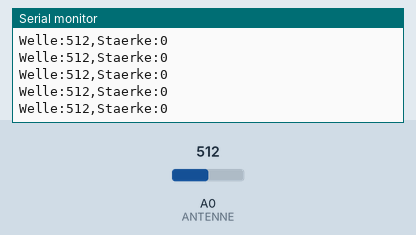
Recording of a sketch running on a simulated Arduino Uno, built with avr-gcc and run on an emulated ATmega328P. Shown: the last lines printed to the serial monitor. The test bench sets the inputs (shaded band); at power-on: A0 (ANTENNE) = 512.

Above: at 1.2 s.
1.3 s: A0 (ANTENNE) set to 988
At 2.0 s:
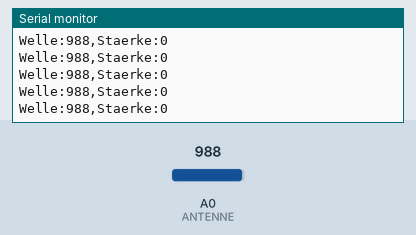
4.3 s: A0 (ANTENNE) set to 1018
At 4.9 s:
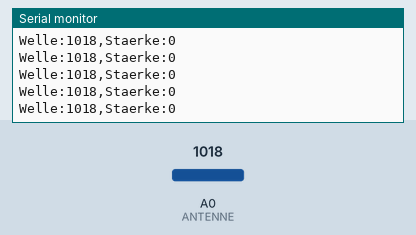
Timing chart, 0 to 6.3 s (numbered marks = the images above; inputs shaded):
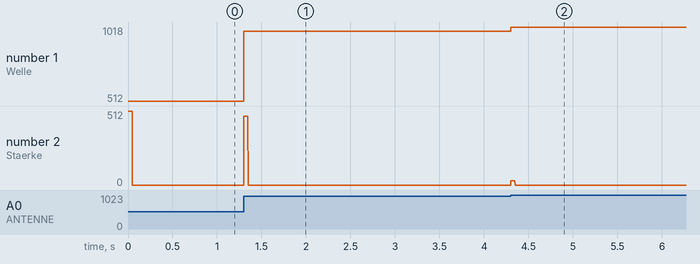

The sketch:

tag08_offener_eingang.ino
```cpp
// Tag 8: Die Luft ist voller Strom
// Eine kurze Steckbruecke (10-20 cm) an A0, das andere Ende frei. Ein langer Draht uebersteuert!
// Serieller Plotter (115200 Baud). Zwei Linien:
//   Welle   = was der Draht gerade auffaengt (bei 50 Hz: 8 Punkte pro Berg)
//   Staerke = wie gross die Welle ist. Je hoeher, desto mehr Strom in der Luft.
// Finger von der Seite naehern, Isolierung beruehren, Spitze antippen: auf Staerke achten.

const int ANTENNE = A0;
const int ANZAHL = 20;          // Staerke ueber die letzten 20 Messungen (50 ms)

int werte[ANZAHL];
int pos = 0;

void setup() {
  Serial.begin(115200);
}

void loop() {
  unsigned long start = micros();

  werte[pos] = analogRead(ANTENNE);
  pos = (pos + 1) % ANZAHL;

  int klein = 1023, gross = 0;
  for (int i = 0; i < ANZAHL; i++) {
    if (werte[i] < klein) klein = werte[i];
    if (werte[i] > gross) gross = werte[i];
  }

  Serial.print("Welle:");
  Serial.print(werte[(pos + ANZAHL - 1) % ANZAHL]);
  Serial.print(",Staerke:");
  Serial.println(gross - klein);

  while (micros() - start < 2500) { }   // 400 Messungen pro Sekunde
}
```

Measured:
- after the input at 1.3 s, the serial monitor: prints a new line at once (image 1)
- after the input at 4.3 s, the serial monitor: prints a new line at once (image 2)
- plotted number 1: 512 → 988 after the input at 1.3 s, 988 → 1018 after the input at 4.3 s
